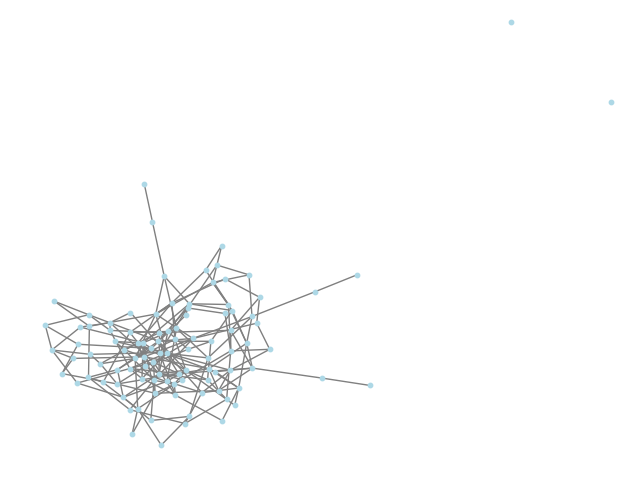

Source code (Python):
import networkx as nx
import matplotlib
matplotlib.use('Agg')
import matplotlib.pyplot as plt

def simulate_complex_network(n_nodes, n_edges):
    G = nx.gnm_random_graph(n_nodes, n_edges)
    return G

n_nodes = 100
n_edges = 200
G = simulate_complex_network(n_nodes, n_edges)

pos = nx.spring_layout(G)
nx.draw(G, pos, node_size=10, node_color='lightblue', edge_color='gray')
plt.savefig('complex_network.png')
